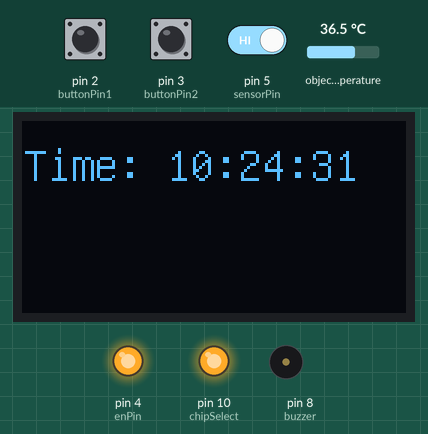
This sketch was run on a simulated Arduino Uno, built with avr-gcc and run on an emulated ATmega328P. Parts: 128×64 one-colour display, output pins drawn as LEDs (lit = HIGH), buzzer (waves = sounding, pin HIGH). The test bench sets the inputs (shaded band); at power-on: pin 5 (sensorPin) HIGH, object temperature 36.5 °C, pin 2 (buttonPin1) HIGH, pin 3 (buttonPin2) HIGH. The local clock reads 2024-03-15 10:24:30 at power-on unless the sketch sets it; storage starts empty; what the sketch prints to the serial monitor is not drawn.

Above: at 2.2 s.
2.3 s: pin 5 (sensorPin) driven LOW
At 6.6 s:
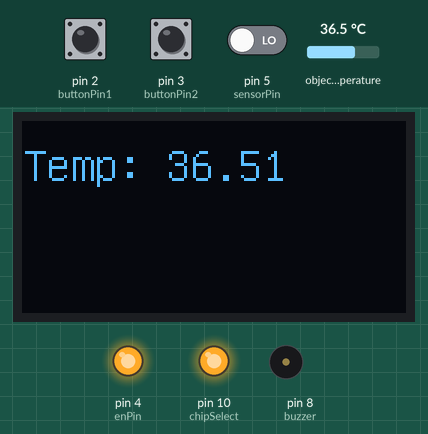
6.7 s: object temperature set to 20 °C
At 9.1 s:
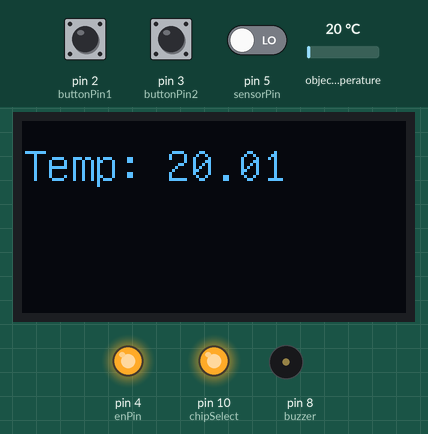
10.3 s: pin 2 (buttonPin1) pulled LOW for 1.4 s
At 14.65 s:
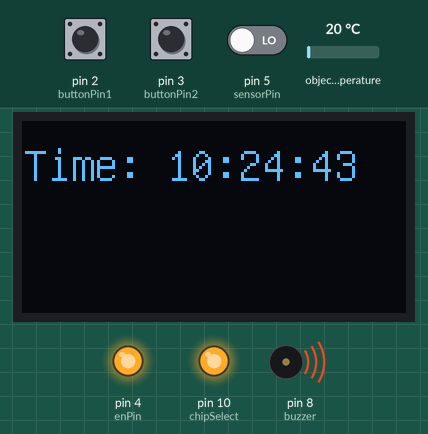
15.0 s: pin 3 (buttonPin2) pulled LOW for 3.2 s
21.1 s: object temperature set to 26 °C
At 23.9 s:
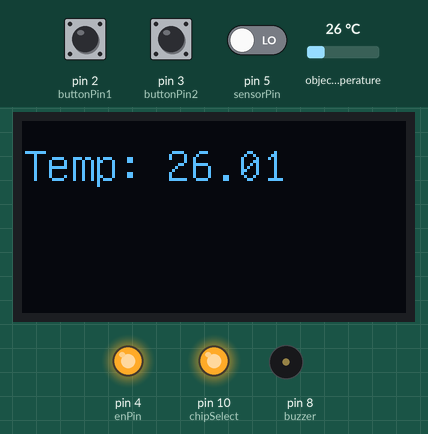
25.0 s: pin 3 (buttonPin2) pulled LOW for 1.4 s
At 28.5 s:
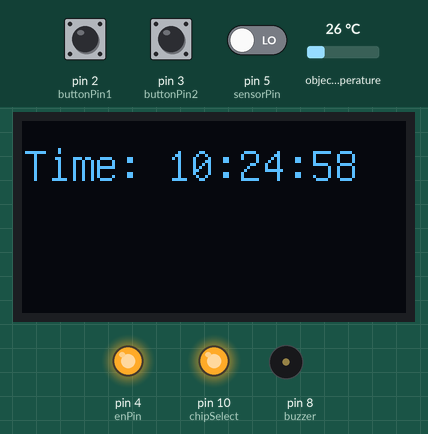
Timing chart, 0 to 30.7 s (numbered marks = the images above; inputs shaded):
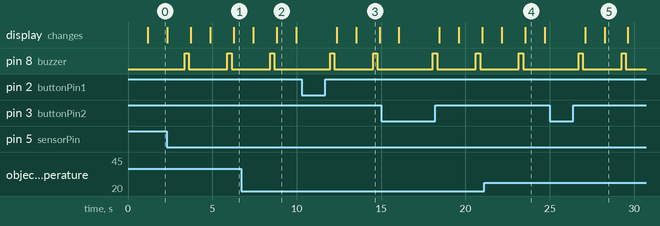

Measured:
- after the input at 2.3 s, pin 8 (buzzer): alternates HIGH for 0.25 s and LOW for 2.3 s, starting after 1.1 s
- what the display in image 2 shows lasts 1.2 s, from 8.8 s to 10.0 s
- what the display in image 3 shows lasts 1.4 s, from 13.5 s to 14.9 s

The sketch:

THERMOMETER_4_U8GLIB_CANTUSE.ino
```cpp
#include <Wire.h>
#include <U8glib.h>
#include <Adafruit_MLX90614.h>
#include <DS1307RTC.h>
#include <Fingerprint.h>
#include <SD.h>
#include <SPI.h>

// 0X3C+SA0 - 0x3C or 0x3D
#define I2C_ADDRESS 0x3C

U8GLIB_SSD1306_128X64 u8g(U8G_I2C_OPT_NONE | U8G_I2C_OPT_DEV_0);

Adafruit_MLX90614 mlx = Adafruit_MLX90614();
const int chipSelect = 10;
const byte buttonPin1 = 2;
const byte buttonPin2 = 3;
const byte enPin = 4;
const byte sensorPin = 5;
const byte buzzer = 8;
byte mode = 2;

struct Data {
  float tempC;
  uint8_t id;
  uint8_t finger_id;
  tmElements_t tm;
};
Data data;

volatile bool buttonPressed1 = false;
volatile bool buttonPressed2 = false;

void delay_millis(unsigned long ms) {
  unsigned long current_time = millis();
  while (millis() - current_time < ms) {
    // wait
  }
}

void setup() {
  Serial.begin(9600);

  SPI.begin();

  pinMode(chipSelect, OUTPUT);

  u8g.setFont(u8g_font_5x7);

  fingerprintSetup();

  pinMode(sensorPin, INPUT);
  pinMode(buzzer, OUTPUT);

  pinMode(buttonPin1, INPUT_PULLUP);
  pinMode(buttonPin2, INPUT_PULLUP);

  attachInterrupt(digitalPinToInterrupt(buttonPin1), buttonInterrupt1, FALLING);
  attachInterrupt(digitalPinToInterrupt(buttonPin2), buttonInterrupt2, FALLING);

  digitalWrite(buzzer, LOW);
  pinMode(enPin, OUTPUT);
  digitalWrite(enPin, HIGH);

  if (!SD.begin(chipSelect)) {
    Serial.println(F("Không tìm thấy thẻ nhớ SD."));
    return;
  }
}

void loop() {
  readstate();

  readTemp();

  readFinger();

  Time();

  SDcard();

  data.tempC = 0;
  data.finger_id = 0;
}

void buttonInterrupt1() {
  buttonPressed1 = true;
}

void buttonInterrupt2() {
  buttonPressed2 = true;
}

void readstate() {
  byte buttonState1 = digitalRead(buttonPin1);
  if (buttonPressed1 == true && buttonState1 == LOW) {
    buttonPressed1 = false;
    mode = 3;
    Serial.print(mode);
    delay_millis(1000);
  }

  byte buttonState2 = digitalRead(buttonPin2);
  if (buttonPressed2 == true && buttonState2 == LOW) {
    buttonPressed2 = false;
    mode = 1;
    Serial.print(mode);
    delay_millis(1000);
  }
}

void readTemp() {
  byte sensorValue = digitalRead(sensorPin);
  if (sensorValue == LOW) {
    data.tempC = mlx.readObjectTempC();
    digitalWrite(buzzer, HIGH);
    delay_millis(250);
    digitalWrite(buzzer, LOW);
    u8g.firstPage();
    do {
      u8g.setFont(u8g_font_unifont);
      u8g.setPrintPos(0, 20);
      u8g.print("Temp: ");
      u8g.print(data.tempC);
    } while (u8g.nextPage());
    delay_millis(1000);
  }
}

void readFinger() {
  // Code for reading fingerprints goes here
}

void Time() {
  if (RTC.read(data.tm)) {
    u8g.firstPage();
    do {
      u8g.setFont(u8g_font_unifont);
      u8g.setPrintPos(0, 20);
      u8g.print(F("Time: "));
      u8g.print(data.tm.Hour);
      u8g.print(F(":"));
      u8g.print(data.tm.Minute);
      u8g.print(F(":"));
      u8g.println(data.tm.Second);
    } while (u8g.nextPage());
    delay_millis(1000);
    if (data.finger_id != 0) {
      if (data.tm.Hour >= 21 && data.tm.Hour < 22) {
        // tính thời gian điểm danh so với 8 giờ sáng
        int minutes_late = (data.tm.Hour - 21) * 60 + data.tm.Minute;
        if (minutes_late <= 0) {
          Serial.print(F("E"));
          do {
            u8g.setPrintPos(10, 10);
            u8g.print(F("Arrived early"));  // đến đúng giờ
          } while (u8g.nextPage());
          delay_millis(2000);
        } else if (minutes_late <= 15) {
          Serial.print(F("O"));
          do {
            u8g.setPrintPos(10, 10);
            u8g.print(F("On Time"));  // đến sớm
          } while (u8g.nextPage());
          delay_millis(2000);
        } else {
          Serial.print(F("L\n"));
          do {
            u8g.setPrintPos(10, 10);
            u8g.print(F("Late"));  // đến trễ
          } while (u8g.nextPage());
          delay_millis(2000);
        }
      } else if (data.tm.Hour < 21 || data.tm.Hour > 22) {
        Serial.print(F("Time out"));
        do {
          u8g.setPrintPos(10, 10);
          u8g.print(F("Time out"));  // thời gian điểm danh đã kết thúc
        } while (u8g.nextPage());
        delay_millis(2000);
      }
    }
  }
}

void SDcard() {
  File dataFile = SD.open("data.csv", FILE_WRITE);  // Mở file data.txt và chế độ ghi
  if (dataFile) {                                   // Nếu file đã được mở
    if (data.finger_id != 0 || data.tempC != 0) {
      Serial.println(F("Opening file"));
      if (data.finger_id != 0) {
        dataFile.print(data.finger_id);  // Lưu id vào file
      }
      dataFile.print(",");  // Phân cách giữa id và tempC
      if (data.tempC != 0) {
        dataFile.print(data.tempC);  // Lưu tempC vào file
      }
      dataFile.print(",");  // Phân cách
      dataFile.print(data.tm.Hour);
      dataFile.print(":");
      dataFile.print(data.tm.Minute);
      dataFile.print(":");
      dataFile.print(data.tm.Second);
      dataFile.println();  // Xuống dòng để lưu thông tin tiếp theo
    }
    dataFile.close();  // Đóng file
  } else {
    Serial.println(F("Error opening file"));  // In ra thông báo lỗi nếu không mở được file
  }
}
```
